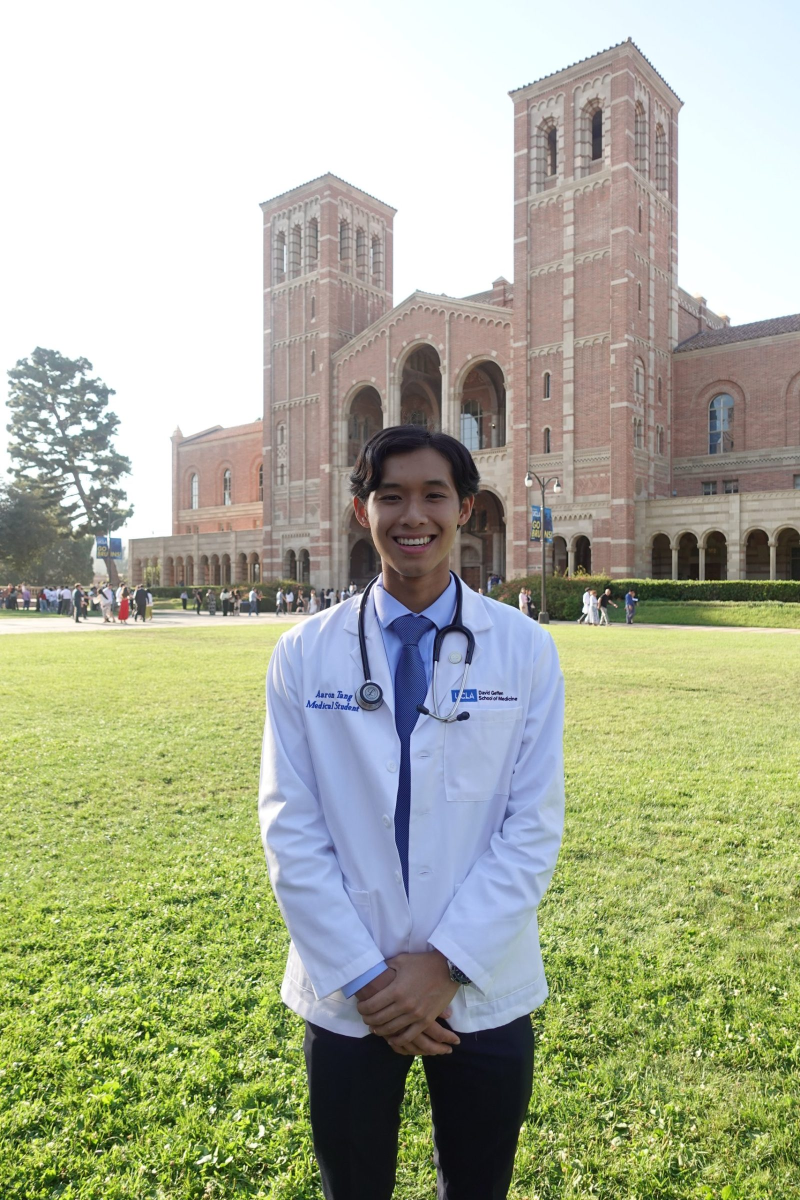
#> input picture assets/img/about/aaron-portrait-1600.jpg, 1600 x 2400 px (shown at 1/2 size)
$ python optimize_images.py ../assets/img/about/aaron-portrait-1600.jpg ../assets/img/about/aaron-portrait-800.webp
#> lines starting #> are read from the running program, lines starting #| are printed output that depends on the picture
#!/usr/bin/env python3
"""
Prepare photos for the website.

  python3 tools/optimize_images.py path/to/photo.jpg assets/img/gallery/05-my-show

Creates web-ready copies next to the output name:
  05-my-show-800.webp, 05-my-show-1600.webp, 05-my-show-1600.jpg
It fixes rotation, strips hidden metadata (GPS location, camera info)
and resizes, so pages stay fast. Requires Pillow:  pip install pillow
"""
import sys
from pathlib import Path
from PIL import Image, ImageOps

WIDTHS = (800, 1600)


def optimize(src: str, out_base: str) -> None:
    im = ImageOps.exif_transpose(Image.open(src)).convert("RGB")
#> im is the input picture: PIL image 1600x2400 RGB; mean R, G, B 170.8, 175.3, 151.4
    out = Path(out_base)
    out.parent.mkdir(parents=True, exist_ok=True)
    for w in WIDTHS:
        copy = im.copy()
        if copy.width > w:
            copy = copy.resize((w, round(copy.height * w / copy.width)), Image.LANCZOS)
        copy.save(f"{out}-{w}.webp", "WEBP", quality=80, method=6)
        if w == max(WIDTHS):
            copy.save(f"{out}-{w}.jpg", "JPEG", quality=82, optimize=True, progressive=True)
#> this loop made 2 passes
#> pass 1, in optimize, `copy = copy.resize((w, round(copy.height * w / copy.width)), Image.LAN..`:
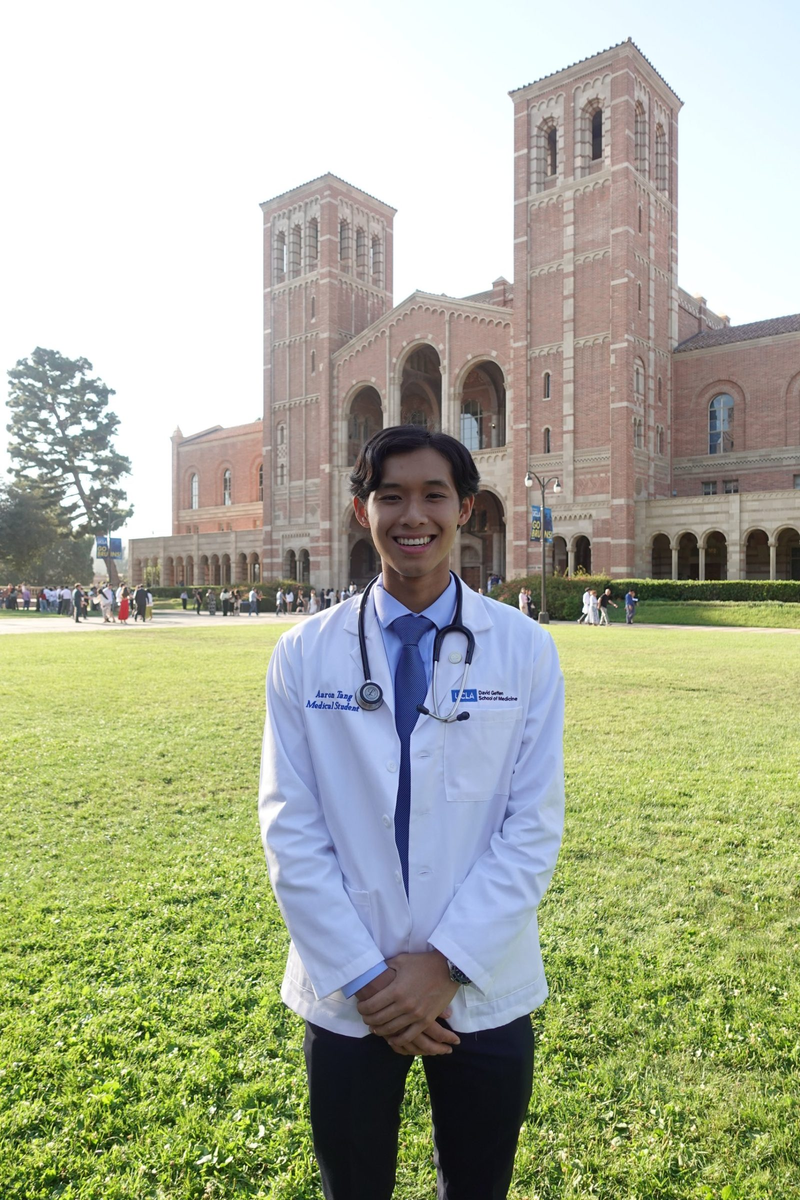
#> copy: PIL image 800x1200 RGB; mean R, G, B 170.8, 175.3, 151.4
    print(f"{out.name}: {im.width}x{im.height} -> {', '.join(str(w) for w in WIDTHS)}px")
#| aaron-portrait-800.webp: 1600x2400 -> 800, 1600px


if __name__ == "__main__":
    if len(sys.argv) != 3:
        sys.exit(__doc__)
    optimize(sys.argv[1], sys.argv[2])
